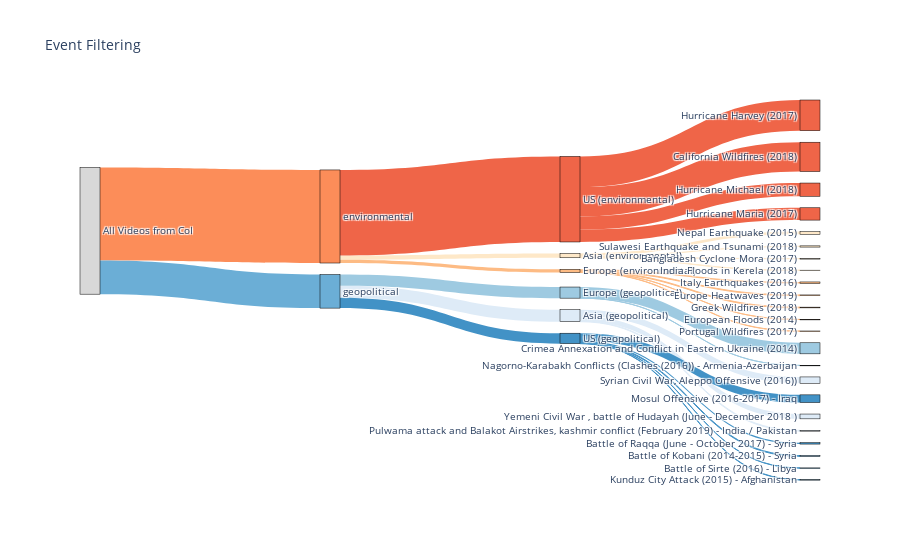

Here is the notebook cell this chart was saved with:
### Code cell
importlib.reload(filtering_visualization)
filtering_visualization.sankey_plot_events(df, show=True, save_path="event_filtering_sankey.html")

### Figure 1 — Plotly figure (JSON) as saved in the notebook; plotly's stock layout.template omitted (floating-point values rounded to 4 significant figures)
{"data": [{"link": {"color": ["rgb(252,141,89)", "rgb(107,174,214)", "rgb(254,232,200)", "rgb(253,187,132)", "rgb(239,101,72)", "rgb(222,235,247)", "rgb(158,202,225)", "rgb(66,146,198)", "rgb(254,232,200)", "rgb(254,232,200)", "rgb(254,232,200)", "rgb(254,232,200)", "rgb(253,187,132)", "rgb(253,187,132)", "rgb(253,187,132)", "rgb(253,187,132)", "rgb(253,187,132)", "rgb(239,101,72)", "rgb(239,101,72)", "rgb(239,101,72)", "rgb(239,101,72)", "rgb(222,235,247)", "rgb(222,235,247)", "rgb(222,235,247)", "rgb(158,202,225)", "rgb(158,202,225)", "rgb(66,146,198)", "rgb(66,146,198)", "rgb(66,146,198)", "rgb(66,146,198)", "rgb(66,146,198)"], "source": [0, 0, 1, 1, 1, 2, 2, 2, 3, 3, 3, 3, 4, 4, 4, 4, 4, 5, 5, 5, 5, 6, 6, 6, 7, 7, 8, 8, 8, 8, 8], "target": [1, 2, 3, 4, 5, 6, 7, 8, 9, 10, 11, 12, 13, 14, 15, 16, 17, 18, 19, 20, 21, 22, 23, 24, 25, 26, 27, 28, 29, 30, 31], "value": [8128, 2933, 373, 284, 7471, 1049, 972, 912, 5, 22, 238, 108, 60, 7, 64, 129, 24, 2559, 2681, 1077, 1154, 71, 559, 419, 966, 6, 68, 122, 21, 31, 670]}, "node": {"color": ["rgba(200,200,200,0.7)", "rgb(252,141,89)", "rgb(107,174,214)", "rgb(254,232,200)", "rgb(253,187,132)", "rgb(239,101,72)", "rgb(222,235,247)", "rgb(158,202,225)", "rgb(66,146,198)", "rgb(254,232,200)", "rgb(254,232,200)", "rgb(254,232,200)", "rgb(254,232,200)", "rgb(253,187,132)", "rgb(253,187,132)", "rgb(253,187,132)", "rgb(253,187,132)", "rgb(253,187,132)", "rgb(239,101,72)", "rgb(239,101,72)", "rgb(239,101,72)", "rgb(239,101,72)", "rgb(222,235,247)", "rgb(222,235,247)", "rgb(222,235,247)", "rgb(158,202,225)", "rgb(158,202,225)", "rgb(66,146,198)", "rgb(66,146,198)", "rgb(66,146,198)", "rgb(66,146,198)", "rgb(66,146,198)"], "label": ["All Videos from CoI", "environmental", "geopolitical", "Asia (environmental)", "Europe (environmental)", "US (environmental)", "Asia (geopolitical)", "Europe (geopolitical)", "US (geopolitical)", "Bangladesh Cyclone Mora (2017)", "India Floods in Kerela (2018)", "Nepal Earthquake (2015)", "Sulawesi Earthquake and Tsunami (2018)", "Europe Heatwaves (2019)", "European Floods (2014)", "Greek Wildfires (2018)", "Italy Earthquakes (2016)", "Portugal Wildfires (2017)", "California Wildfires (2018)", "Hurricane Harvey (2017)", "Hurricane Maria (2017)", "Hurricane Michael (2018)", "Pulwama attack and Balakot Airstrikes, kashmir conflict (February 2019) - India / Pakistan", "Syrian Civil War, Aleppo Offensive (2016))", "Yemeni Civil War , battle of Hudayah (June - December 2018 )", "Crimea Annexation and Conflict in Eastern Ukraine (2014)", "Nagorno-Karabakh Conflicts (Clashes (2016)) - Armenia-Azerbaijan", "Battle of Kobani (2014-2015) - Syria", "Battle of Raqqa (June - October 2017) - Syria", "Battle of Sirte (2016) - Libya", "Kunduz City Attack (2015) - Afghanistan", "Mosul Offensive (2016-2017) - Iraq"], "line": {"color": "black", "width": 0.5}, "pad": 15, "thickness": 20}, "type": "sankey"}], "layout": {"font": {"size": 10}, "title": {"text": "Event Filtering"}}}
